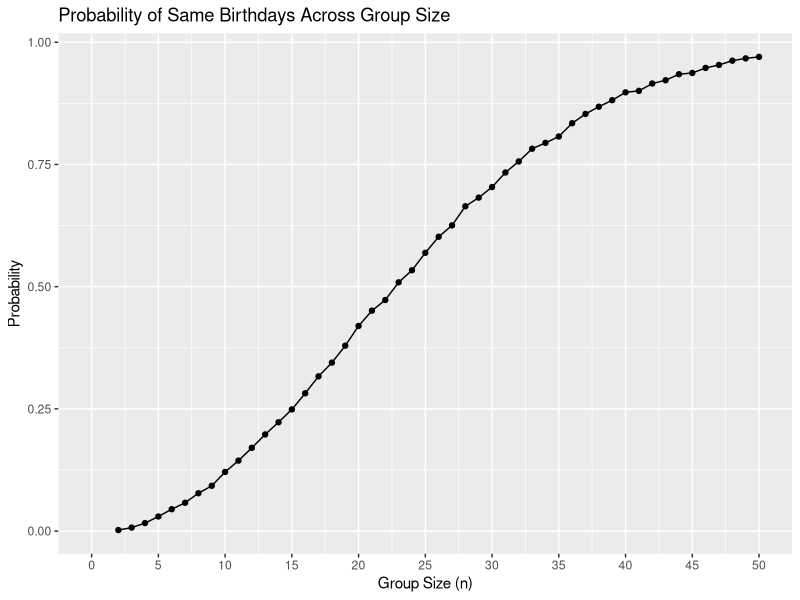

Source code (R):
## ---- chunk 1
library(tidyverse)
library(tidyr)
## ---- chunk 2
#given: no leap years (only 365 days in a yr), bdays are uniformly distributed over the year. 

#sample size of n
bday_dups = function(n) {
  
  bday = sample(1:365, n, replace = TRUE)  #draws bdays per person for size n
  dups = any(duplicated(bday)) #checks dups
  return(dups) #"True" means there are duplicates
}
## ---- chunk 3
simulation = 
  expand_grid(
    n = 2:50,
    iter = 1:10000
  ) |>
  mutate(
    estimate = map_lgl(n, bday_dups)) |>
       group_by(n) |> 
    summarize(p = mean(estimate)) #averaging across the sim runs
## ---- chunk 4
sim_plot = simulation |> 
  ggplot(aes(x = n, y = p)) + 
  geom_point() + 
  geom_line() +
  labs(
    title = "Probability of Same Birthdays Across Group Size",
    x = "Group Size (n)", 
    y = "Probability") +
   scale_x_continuous(
      limits = c(0, 50),
    breaks = seq(0,50, by = 5))

sim_plot
## ---- chunk 5
# set design elements: n=30, alpha = 5, mu = 0

sample_size = 30
sigma_std = 5

mu = 0
alpha = 0.05

#function
Q2_function = function(n, mean, sd) {
  
  dataset = rnorm(n, mean, sd)
  
  ttest = broom::tidy(t.test(dataset, mu = 0)) 
  
  return(data.frame(
    sample_mean = mean(dataset),
    p_value = ttest$p.value
  ))
}

#5000 sims and save results

# generate 5000 datasets from model x~Normal[mu, sigma]

#save mu_hat and p-value for each dataset

#Use broom::tidy to clean output of t.test()
#repeat for mu = {1,2,3,4,5,6}
## ---- chunk 6
#make plot: y = proportion of times null was rejected (power); x = true value of mu
## ---- chunk 7
#make plot A: y = average estimate of mu_hat; x = true value of mu
#plot B: y=average estimate of mu_hat only in samples for which null was rejected; x = true value of mu 
